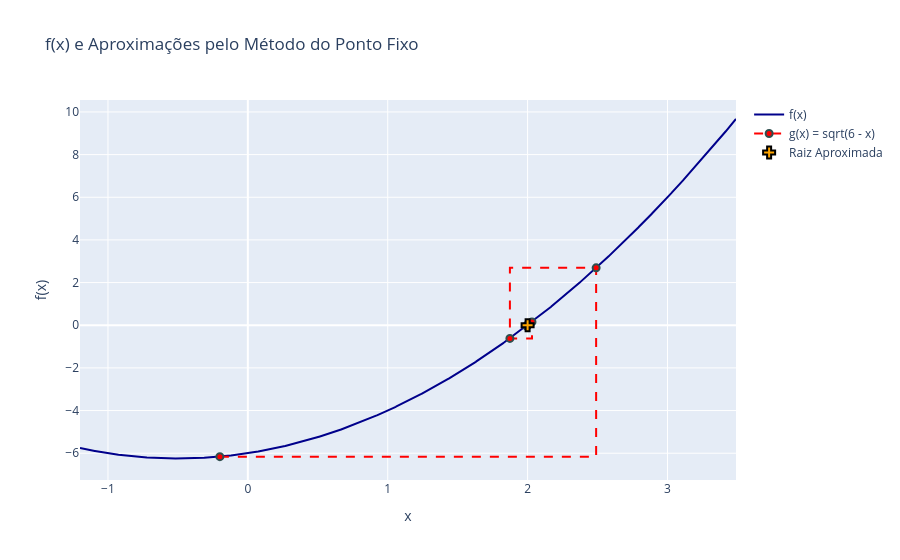
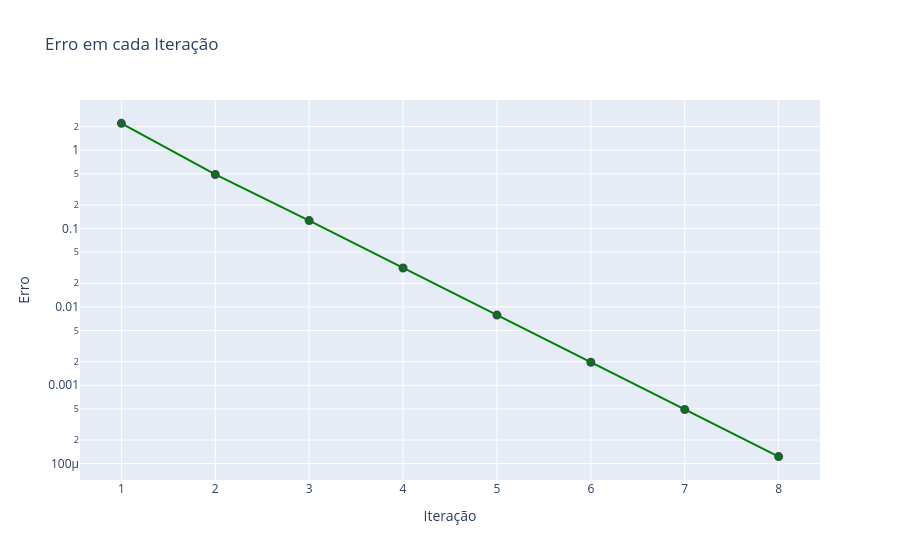

The notebook cell these images were saved under, in order:
### Code cell
fpi_plot_graph(f, history, _r, g_label="g(x) = sqrt(6 - x)", errors=errors)

### Figure 1 — Plotly figure (JSON) as saved in the notebook; plotly's stock layout.template omitted (floating-point values rounded to 4 significant figures; data arrays with more than 128 entries replaced by an {"elided": "..."} marker saying what was removed)
{"data": [{"line": {"color": "darkblue", "width": 2}, "mode": "lines", "name": "f(x)", "type": "scatter", "x": {"elided": "4000 float values"}, "y": {"elided": "4000 float values"}}, {"line": {"dash": "dash", "shape": "hv"}, "marker": {"color": "red", "line": {"color": "DarkSlateGrey", "width": 2}, "size": 7}, "mode": "markers+lines", "name": "g(x) = sqrt(6 - x)", "type": "scatter", "x": [-0.2, 2.49, 1.874, 2.031, 1.992, 2.002, 2.0, 2.0], "y": [-6.16, 2.69, -0.6165, 0.1579, -0.03924, 0.009824, -0.002455, 0.0006138]}, {"marker": {"color": "orange", "line": {"color": "Black", "width": 2}, "size": 10, "symbol": "cross"}, "mode": "markers", "name": "Raiz Aproximada", "type": "scatter", "x": [2.0], "y": [0.0006138]}], "layout": {"showlegend": true, "title": {"text": "f(x) e Aproximações pelo Método do Ponto Fixo"}, "xaxis": {"title": {"text": "x"}}, "yaxis": {"title": {"text": "f(x)"}}}}

### Figure 2 — Plotly figure (JSON) as saved in the notebook; plotly's stock layout.template omitted (floating-point values rounded to 4 significant figures)
{"data": [{"marker": {"color": "green", "line": {"color": "DarkSlateGrey", "width": 2}, "size": 7}, "mode": "markers+lines", "name": "Erro", "type": "scatter", "x": [1, 2, 3, 4, 5, 6, 7, 8], "y": [2.2, 0.49, 0.1265, 0.03138, 0.00786, 0.001964, 0.0004911, 0.0001228]}], "layout": {"title": {"text": "Erro em cada Iteração"}, "xaxis": {"title": {"text": "Iteração"}}, "yaxis": {"title": {"text": "Erro"}, "type": "log"}}}
